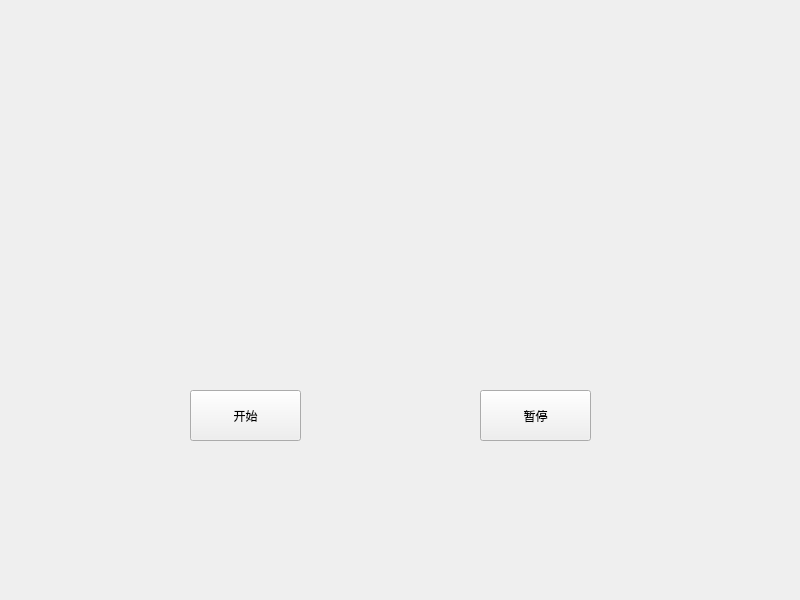
<?xml version="1.0" encoding="UTF-8"?>
<ui version="4.0">
 <class>Widget</class>
 <widget class="QWidget" name="Widget">
  <property name="geometry">
   <rect>
    <x>0</x>
    <y>0</y>
    <width>800</width>
    <height>600</height>
   </rect>
  </property>
  <property name="windowTitle">
   <string>Widget</string>
  </property>
  <widget class="QLabel" name="PictureLabel">
   <property name="geometry">
    <rect>
     <x>120</x>
     <y>60</y>
     <width>531</width>
     <height>291</height>
    </rect>
   </property>
   <property name="text">
    <string/>
   </property>
   <property name="scaledContents">
    <bool>true</bool>
   </property>
  </widget>
  <widget class="QPushButton" name="StartButton">
   <property name="geometry">
    <rect>
     <x>190</x>
     <y>390</y>
     <width>111</width>
     <height>51</height>
    </rect>
   </property>
   <property name="text">
    <string>开始</string>
   </property>
  </widget>
  <widget class="QPushButton" name="PauseButton">
   <property name="geometry">
    <rect>
     <x>480</x>
     <y>390</y>
     <width>111</width>
     <height>51</height>
    </rect>
   </property>
   <property name="text">
    <string>暂停</string>
   </property>
  </widget>
 </widget>
 <resources/>
 <connections/>
</ui>
